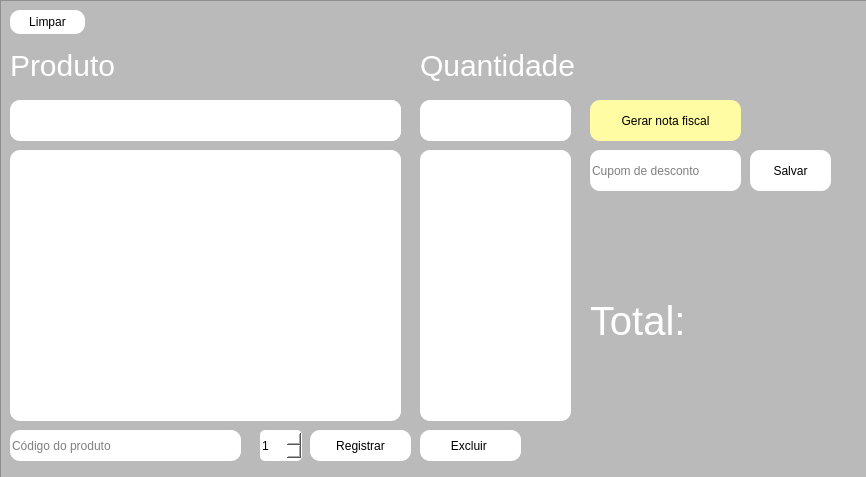
<?xml version="1.0" encoding="UTF-8"?>
<ui version="4.0">
 <class>MainWindow</class>
 <widget class="QMainWindow" name="MainWindow">
  <property name="geometry">
   <rect>
    <x>0</x>
    <y>0</y>
    <width>866</width>
    <height>477</height>
   </rect>
  </property>
  <property name="windowTitle">
   <string>Mercado</string>
  </property>
  <property name="windowIcon">
   <iconset>
    <normalon>C:/Users/docaf/Downloads/Visualpharm-Finance-Cash-register.ico</normalon>
   </iconset>
  </property>
  <widget class="QWidget" name="centralwidget">
   <widget class="QFrame" name="frame">
    <property name="geometry">
     <rect>
      <x>0</x>
      <y>0</y>
      <width>881</width>
      <height>671</height>
     </rect>
    </property>
    <property name="cursor">
     <cursorShape>ArrowCursor</cursorShape>
    </property>
    <property name="styleSheet">
     <string notr="true">background-color: rgb(186, 186, 186);</string>
    </property>
    <property name="frameShape">
     <enum>QFrame::StyledPanel</enum>
    </property>
    <property name="frameShadow">
     <enum>QFrame::Raised</enum>
    </property>
    <widget class="QListWidget" name="products_list">
     <property name="geometry">
      <rect>
       <x>10</x>
       <y>150</y>
       <width>391</width>
       <height>271</height>
      </rect>
     </property>
     <property name="styleSheet">
      <string notr="true">color: black;
border-radius:10px;
background-color: rgb(255, 255, 255);</string>
     </property>
    </widget>
    <widget class="QLabel" name="total">
     <property name="geometry">
      <rect>
       <x>590</x>
       <y>290</y>
       <width>321</width>
       <height>61</height>
      </rect>
     </property>
     <property name="font">
      <font>
       <pointsize>-1</pointsize>
       <bold>false</bold>
       <underline>false</underline>
       <strikeout>false</strikeout>
      </font>
     </property>
     <property name="styleSheet">
      <string notr="true">font-size: 40px;
color: white;</string>
     </property>
     <property name="text">
      <string>Total:</string>
     </property>
    </widget>
    <widget class="QLineEdit" name="save_product">
     <property name="geometry">
      <rect>
       <x>10</x>
       <y>430</y>
       <width>231</width>
       <height>31</height>
      </rect>
     </property>
     <property name="styleSheet">
      <string notr="true">background-color: white;
color: black;
border-radius: 10px;</string>
     </property>
     <property name="inputMask">
      <string/>
     </property>
     <property name="text">
      <string/>
     </property>
     <property name="placeholderText">
      <string>Código do produto</string>
     </property>
     <property name="clearButtonEnabled">
      <bool>true</bool>
     </property>
    </widget>
    <widget class="QPushButton" name="register_button">
     <property name="geometry">
      <rect>
       <x>310</x>
       <y>430</y>
       <width>101</width>
       <height>31</height>
      </rect>
     </property>
     <property name="cursor">
      <cursorShape>PointingHandCursor</cursorShape>
     </property>
     <property name="styleSheet">
      <string notr="true">background-color: rgb(255, 255, 255);
border-radius: 10px;</string>
     </property>
     <property name="text">
      <string>Registrar</string>
     </property>
     <property name="shortcut">
      <string>Return</string>
     </property>
    </widget>
    <widget class="QSpinBox" name="product_amount">
     <property name="geometry">
      <rect>
       <x>260</x>
       <y>430</y>
       <width>42</width>
       <height>31</height>
      </rect>
     </property>
     <property name="mouseTracking">
      <bool>true</bool>
     </property>
     <property name="autoFillBackground">
      <bool>false</bool>
     </property>
     <property name="styleSheet">
      <string notr="true">background-color: white;
border-radius: 5px;</string>
     </property>
     <property name="wrapping">
      <bool>false</bool>
     </property>
     <property name="buttonSymbols">
      <enum>QAbstractSpinBox::UpDownArrows</enum>
     </property>
     <property name="suffix">
      <string/>
     </property>
     <property name="prefix">
      <string/>
     </property>
     <property name="minimum">
      <number>1</number>
     </property>
     <property name="maximum">
      <number>1000</number>
     </property>
    </widget>
    <widget class="QFrame" name="frame_2">
     <property name="geometry">
      <rect>
       <x>10</x>
       <y>100</y>
       <width>391</width>
       <height>41</height>
      </rect>
     </property>
     <property name="styleSheet">
      <string notr="true">background-color: white;
border-radius: 10px;</string>
     </property>
     <property name="frameShape">
      <enum>QFrame::StyledPanel</enum>
     </property>
     <property name="frameShadow">
      <enum>QFrame::Raised</enum>
     </property>
     <widget class="QLabel" name="product_name">
      <property name="geometry">
       <rect>
        <x>10</x>
        <y>0</y>
        <width>381</width>
        <height>41</height>
       </rect>
      </property>
      <property name="styleSheet">
       <string notr="true">font: 12pt &quot;Segoe UI&quot;;</string>
      </property>
      <property name="text">
       <string/>
      </property>
     </widget>
    </widget>
    <widget class="QPushButton" name="nfe_button">
     <property name="geometry">
      <rect>
       <x>590</x>
       <y>100</y>
       <width>151</width>
       <height>41</height>
      </rect>
     </property>
     <property name="cursor">
      <cursorShape>PointingHandCursor</cursorShape>
     </property>
     <property name="styleSheet">
      <string notr="true">background-color: rgb(255, 252, 164);
border-radius: 10px;</string>
     </property>
     <property name="text">
      <string>Gerar nota fiscal</string>
     </property>
    </widget>
    <widget class="QListWidget" name="products_list2">
     <property name="geometry">
      <rect>
       <x>420</x>
       <y>150</y>
       <width>151</width>
       <height>271</height>
      </rect>
     </property>
     <property name="styleSheet">
      <string notr="true">color: black;
border-radius:10px;
background-color: rgb(255, 255, 255);</string>
     </property>
     <property name="selectionMode">
      <enum>QAbstractItemView::NoSelection</enum>
     </property>
    </widget>
    <widget class="QLineEdit" name="discount_input">
     <property name="geometry">
      <rect>
       <x>590</x>
       <y>150</y>
       <width>151</width>
       <height>41</height>
      </rect>
     </property>
     <property name="styleSheet">
      <string notr="true">background-color: white;
color: black;
border-radius: 10px;</string>
     </property>
     <property name="inputMethodHints">
      <set>Qt::ImhNone</set>
     </property>
     <property name="inputMask">
      <string/>
     </property>
     <property name="placeholderText">
      <string>Cupom de desconto</string>
     </property>
     <property name="cursorMoveStyle">
      <enum>Qt::LogicalMoveStyle</enum>
     </property>
     <property name="clearButtonEnabled">
      <bool>true</bool>
     </property>
    </widget>
    <widget class="QPushButton" name="discount_button">
     <property name="geometry">
      <rect>
       <x>750</x>
       <y>150</y>
       <width>81</width>
       <height>41</height>
      </rect>
     </property>
     <property name="cursor">
      <cursorShape>PointingHandCursor</cursorShape>
     </property>
     <property name="styleSheet">
      <string notr="true">background-color: rgb(255, 255, 255);
border-radius: 10px;</string>
     </property>
     <property name="text">
      <string>Salvar</string>
     </property>
    </widget>
    <widget class="QPushButton" name="remove_button">
     <property name="geometry">
      <rect>
       <x>420</x>
       <y>430</y>
       <width>101</width>
       <height>31</height>
      </rect>
     </property>
     <property name="cursor">
      <cursorShape>PointingHandCursor</cursorShape>
     </property>
     <property name="styleSheet">
      <string notr="true">background-color: rgb(255, 255, 255);
border-radius: 10px;</string>
     </property>
     <property name="text">
      <string>Excluir </string>
     </property>
    </widget>
    <widget class="QFrame" name="frame_3">
     <property name="geometry">
      <rect>
       <x>420</x>
       <y>100</y>
       <width>151</width>
       <height>41</height>
      </rect>
     </property>
     <property name="styleSheet">
      <string notr="true">background-color: white;
border-radius: 10px;</string>
     </property>
     <property name="frameShape">
      <enum>QFrame::StyledPanel</enum>
     </property>
     <property name="frameShadow">
      <enum>QFrame::Raised</enum>
     </property>
     <widget class="QLabel" name="product_qtd">
      <property name="geometry">
       <rect>
        <x>20</x>
        <y>0</y>
        <width>131</width>
        <height>41</height>
       </rect>
      </property>
      <property name="styleSheet">
       <string notr="true">font: 12pt &quot;Segoe UI&quot;;</string>
      </property>
      <property name="text">
       <string/>
      </property>
     </widget>
    </widget>
    <widget class="QLabel" name="total_2">
     <property name="geometry">
      <rect>
       <x>10</x>
       <y>40</y>
       <width>151</width>
       <height>51</height>
      </rect>
     </property>
     <property name="font">
      <font>
       <pointsize>-1</pointsize>
       <bold>false</bold>
       <underline>false</underline>
       <strikeout>false</strikeout>
      </font>
     </property>
     <property name="styleSheet">
      <string notr="true">font-size: 30px;
color: white;</string>
     </property>
     <property name="text">
      <string>Produto</string>
     </property>
    </widget>
    <widget class="QLabel" name="total_3">
     <property name="geometry">
      <rect>
       <x>420</x>
       <y>40</y>
       <width>161</width>
       <height>51</height>
      </rect>
     </property>
     <property name="font">
      <font>
       <pointsize>-1</pointsize>
       <bold>false</bold>
       <underline>false</underline>
       <strikeout>false</strikeout>
      </font>
     </property>
     <property name="styleSheet">
      <string notr="true">font-size: 30px;
color: white;</string>
     </property>
     <property name="text">
      <string>Quantidade</string>
     </property>
    </widget>
    <widget class="QPushButton" name="github">
     <property name="geometry">
      <rect>
       <x>800</x>
       <y>420</y>
       <width>61</width>
       <height>51</height>
      </rect>
     </property>
     <property name="cursor">
      <cursorShape>PointingHandCursor</cursorShape>
     </property>
     <property name="styleSheet">
      <string notr="true">border-style: none;
image: url(:/newPrefix/github.png);
font-size: 20px;</string>
     </property>
     <property name="text">
      <string/>
     </property>
    </widget>
    <widget class="QPushButton" name="clear">
     <property name="geometry">
      <rect>
       <x>10</x>
       <y>10</y>
       <width>75</width>
       <height>24</height>
      </rect>
     </property>
     <property name="styleSheet">
      <string notr="true">background-color: rgb(255, 255, 255);
border-radius: 10px;</string>
     </property>
     <property name="text">
      <string>Limpar</string>
     </property>
    </widget>
   </widget>
  </widget>
  <widget class="QMenuBar" name="menubar">
   <property name="geometry">
    <rect>
     <x>0</x>
     <y>0</y>
     <width>866</width>
     <height>22</height>
    </rect>
   </property>
  </widget>
 </widget>
 <resources>
  <include location="a.qrc"/>
 </resources>
 <connections/>
</ui>
